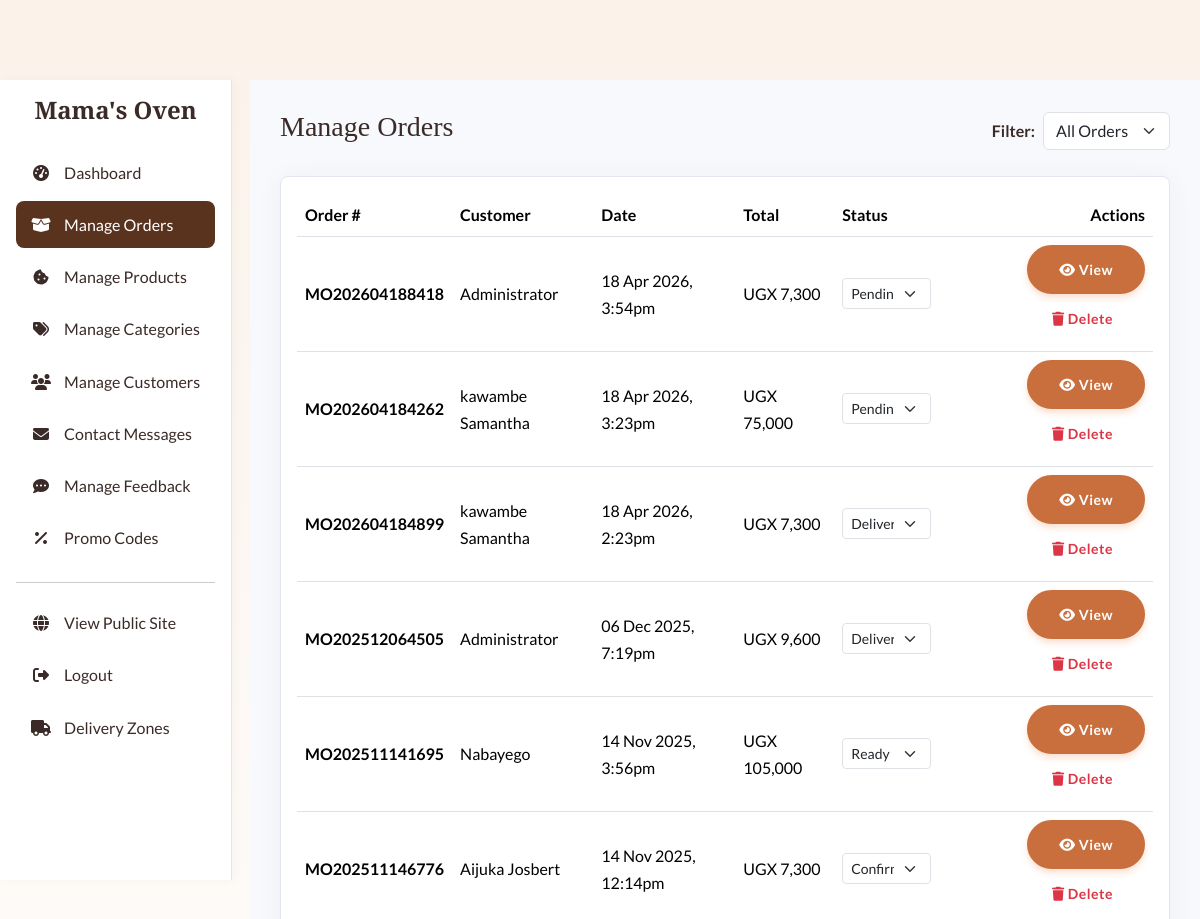
The app's page /admin/orders.php (signed in, upper part), older data.
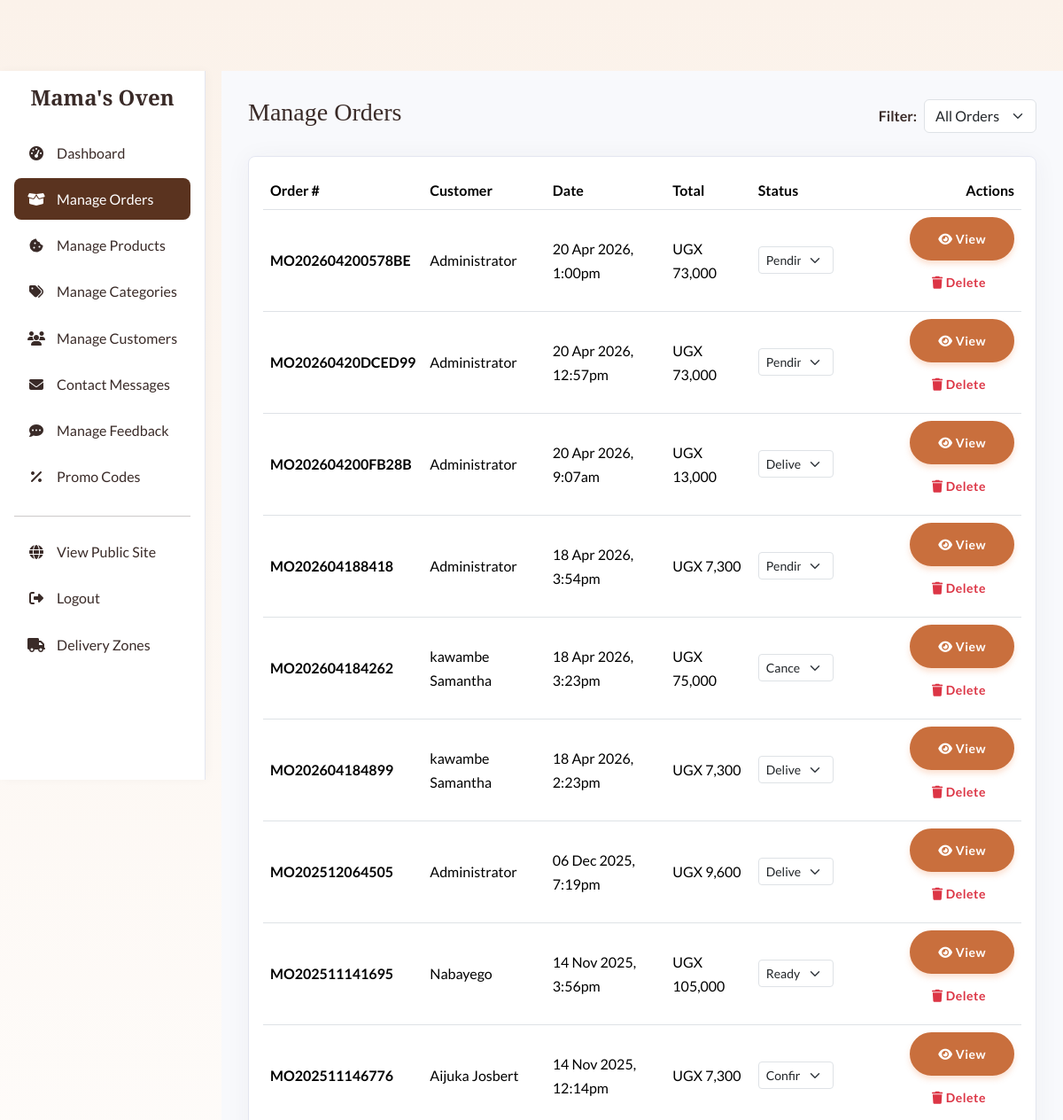
The same page, newer data.
### tables this page shows
CREATE TABLE `orders` (
  `id` int(11) NOT NULL AUTO_INCREMENT,
  `user_id` int(11) NOT NULL,
  `order_number` varchar(32) NOT NULL,
  `total_amount` decimal(10,2) NOT NULL,
  `status` varchar(20) NOT NULL DEFAULT 'pending',
  `delivery_address` varchar(255) NOT NULL,
  `delivery_phone` varchar(30) NOT NULL,
  `special_instructions` varchar(255) DEFAULT NULL,
  `cancellation_reason` varchar(255) DEFAULT NULL,
  `cancelled_by` varchar(50) DEFAULT NULL,
  `cancelled_at` timestamp NULL DEFAULT NULL,
  `created_at` timestamp NULL DEFAULT current_timestamp(),
  `updated_at` timestamp NULL DEFAULT current_timestamp() ON UPDATE current_timestamp(),
  `paid_at` timestamp NULL DEFAULT NULL,
  `promo_code_id` int(11) DEFAULT NULL,
  `discount_amount` decimal(10,2) DEFAULT 0.00,
  `review_reminder_sent` tinyint(1) DEFAULT 0,
  PRIMARY KEY (`id`),
  UNIQUE KEY `order_number` (`order_number`),
  KEY `user_id` (`user_id`),
  KEY `idx_orders_status` (`status`),
  KEY `idx_orders_user_status` (`user_id`,`status`),
  KEY `orders_ibfk_promo_code` (`promo_code_id`),
  CONSTRAINT `orders_ibfk_1` FOREIGN KEY (`user_id`) REFERENCES `users` (`id`) ON DELETE CASCADE,
  CONSTRAINT `orders_ibfk_promo_code` FOREIGN KEY (`promo_code_id`) REFERENCES `promo_codes` (`id`) ON DELETE SET NULL
);

CREATE TABLE `users` (
  `id` int(11) NOT NULL AUTO_INCREMENT,
  `username` varchar(50) NOT NULL,
  `email` varchar(100) NOT NULL,
  `password` varchar(255) NOT NULL,
  `full_name` varchar(100) NOT NULL,
  `phone` varchar(30) NOT NULL DEFAULT '',
  `address` varchar(255) DEFAULT NULL,
  `role` enum('admin','customer') NOT NULL DEFAULT 'customer',
  `created_at` timestamp NULL DEFAULT current_timestamp(),
  `verification_code` varchar(10) DEFAULT NULL,
  `is_verified` tinyint(1) DEFAULT 0,
  PRIMARY KEY (`id`),
  UNIQUE KEY `username` (`username`),
  UNIQUE KEY `email` (`email`)
);

### admin/orders.php (the view, shortened to what this page needs)
<?php
require_once __DIR__ . '/includes/header.php';
$status_filter = $_GET['filter'] ?? 'all';
$sql = "SELECT o.id, o.order_number, o.total_amount, o.status, o.created_at, u.full_name
        FROM orders o
        JOIN users u ON o.user_id = u.id";
$sql .= " ORDER BY o.created_at DESC";
try {
    $stmt = $pdo->prepare($sql);
    $stmt->execute();
    $orders = $stmt->fetchAll();
} catch (PDOException $e) {
    $error_message = "Could not fetch orders: " . $e->getMessage();
    $orders = [];
}
?>
<div class="d-flex justify-content-between align-items-center mb-4">
    <h1 class="h3">Manage Orders</h1>
    <form method="GET" class="d-flex align-items-center">
        <label for="status-filter" class="form-label me-2 mb-0">Filter:</label>
        <select class="form-select w-auto" id="status-filter" name="filter" onchange="this.form.submit()">
            <option value="all" <?php echo ($status_filter === 'all' || $status_filter === '') ? 'selected' : ''; ?>>All Orders</option>
        </select>
    </form>
</div>
<div class="card shadow">
    <div class="card-body">
        <div class="table-responsive">
            <table class="table table-hover align-middle">
                <thead>
                    <tr>
                        <th>Order #</th>
                        <th>Customer</th>
                        <th>Date</th>
                        <th>Total</th>
                        <th>Status</th>
                        <th class="text-end">Actions</th>
                    </tr>
                </thead>
                <tbody>
                    <?php if (empty($orders)): ?>
                        <tr><td colspan="6" class="text-center">No orders found matching this filter.</td></tr>
                    <?php else: ?>
                        <?php foreach ($orders as $order): ?>
                            <tr>
                                <td><strong><?php echo htmlspecialchars($order['order_number']); ?></strong></td>
                                <td><?php echo htmlspecialchars($order['full_name']); ?></td>
                                <td><?php echo date('d M Y, g:ia', strtotime($order['created_at'])); ?></td>
                                <td>UGX <?php echo number_format($order['total_amount']); ?></td>
                                <td>
                                    <form method="POST" class="d-inline-flex">
                                        <select name="status" class="form-select form-select-sm" onchange="this.form.submit()">
                                            <option value="pending" <?php echo ($order['status'] === 'pending') ? 'selected' : ''; ?>>Pending</option>
                                            <option value="confirmed" <?php echo ($order['status'] === 'confirmed') ? 'selected' : ''; ?>>Confirmed</option>
                                            <option value="ready" <?php echo ($order['status'] === 'ready') ? 'selected' : ''; ?>>Ready</option>
                                            <option value="delivered" <?php echo ($order['status'] === 'delivered') ? 'selected' : ''; ?>>Delivered</option>
                                            <option value="cancelled" <?php echo ($order['status'] === 'cancelled') ? 'selected' : ''; ?>>Cancelled</option>
                                        </select>
                                    </form>
                                </td>
                                <td class="text-end">
                                    <a href="order_details.php?id=<?php echo $order['id']; ?>" class="btn btn-sm btn-primary">
                                        <i class="fas fa-eye"></i> View
                                    </a>
                                    <form method="POST" class="d-inline" onsubmit="return confirm('Delete this order permanently?');">
                                        <button type="submit" class="btn btn-sm btn-outline-danger">
                                            <i class="fas fa-trash"></i> Delete
                                        </button>
                                    </form>
                                </td>
                            </tr>
                        <?php endforeach; ?>
                    <?php endif; ?>
                </tbody>
            </table>
        </div>
    </div>
</div>
<?php require_once __DIR__ . '/includes/footer.php'; ?>

Row changes from the older to the newer data that the page shows:
added orders: order_number "MO202604200578BE", user.full_name "Administrator", created_at "20 Apr 2026, 1:00pm", total_amount "73,000", status "Pending"
added orders: order_number "MO20260420DCED99", user.full_name "Administrator", created_at "20 Apr 2026, 12:57pm", total_amount "73,000", status "Pending"
added orders: order_number "MO202604200FB28B", user.full_name "Administrator", created_at "20 Apr 2026, 9:07am", total_amount "13,000", status "Delivered"
changed orders "MO202604184262": status "Pending" → "Cancelled"
